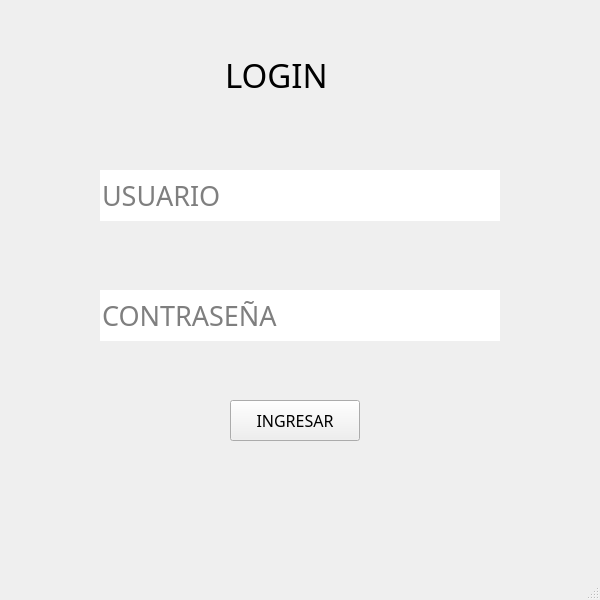
<?xml version="1.0" encoding="UTF-8"?>
<ui version="4.0">
 <class>MainWindow</class>
 <widget class="QMainWindow" name="MainWindow">
  <property name="geometry">
   <rect>
    <x>0</x>
    <y>0</y>
    <width>600</width>
    <height>600</height>
   </rect>
  </property>
  <property name="minimumSize">
   <size>
    <width>600</width>
    <height>600</height>
   </size>
  </property>
  <property name="maximumSize">
   <size>
    <width>600</width>
    <height>600</height>
   </size>
  </property>
  <property name="windowTitle">
   <string>MainWindow</string>
  </property>
  <widget class="QWidget" name="centralwidget">
   <widget class="QLabel" name="cartelLogin">
    <property name="geometry">
     <rect>
      <x>225</x>
      <y>50</y>
      <width>150</width>
      <height>50</height>
     </rect>
    </property>
    <property name="font">
     <font>
      <family>Arial Black</family>
      <pointsize>25</pointsize>
     </font>
    </property>
    <property name="text">
     <string>LOGIN</string>
    </property>
   </widget>
   <widget class="QPushButton" name="btnIngresar">
    <property name="geometry">
     <rect>
      <x>230</x>
      <y>400</y>
      <width>130</width>
      <height>41</height>
     </rect>
    </property>
    <property name="font">
     <font>
      <family>Arial Black</family>
      <pointsize>12</pointsize>
     </font>
    </property>
    <property name="text">
     <string>INGRESAR</string>
    </property>
   </widget>
   <widget class="QLineEdit" name="lineUsuario">
    <property name="geometry">
     <rect>
      <x>100</x>
      <y>170</y>
      <width>400</width>
      <height>51</height>
     </rect>
    </property>
    <property name="font">
     <font>
      <family>Impact</family>
      <pointsize>20</pointsize>
     </font>
    </property>
    <property name="styleSheet">
     <string notr="true">border: none;
border-bottom: 3px;</string>
    </property>
    <property name="maxLength">
     <number>25</number>
    </property>
    <property name="placeholderText">
     <string>USUARIO</string>
    </property>
   </widget>
   <widget class="QLineEdit" name="lineContrasenia">
    <property name="geometry">
     <rect>
      <x>100</x>
      <y>290</y>
      <width>400</width>
      <height>51</height>
     </rect>
    </property>
    <property name="font">
     <font>
      <family>Impact</family>
      <pointsize>20</pointsize>
     </font>
    </property>
    <property name="styleSheet">
     <string notr="true">border: none;
border-bottom: 3px;</string>
    </property>
    <property name="maxLength">
     <number>25</number>
    </property>
    <property name="echoMode">
     <enum>QLineEdit::Password</enum>
    </property>
    <property name="placeholderText">
     <string>CONTRASEÑA</string>
    </property>
   </widget>
  </widget>
  <widget class="QStatusBar" name="statusbar"/>
 </widget>
 <resources/>
 <connections/>
</ui>
